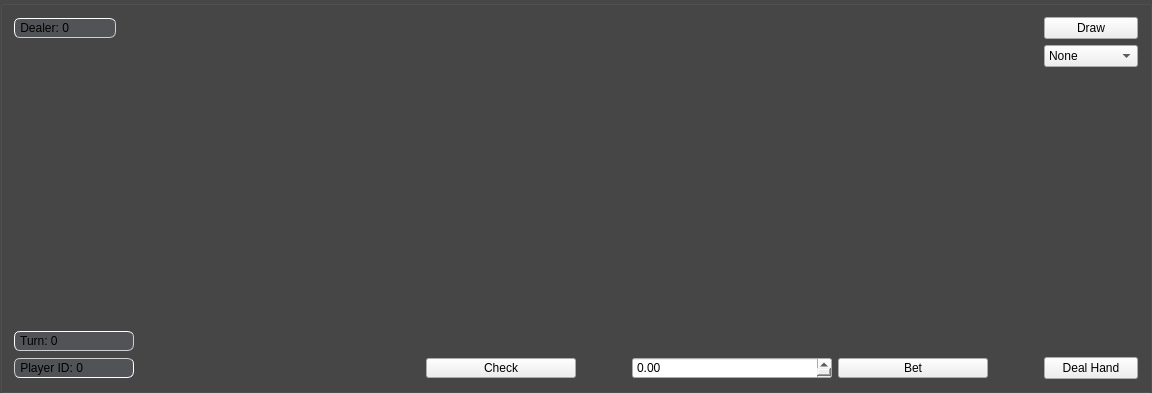
     <widget class="QGroupBox" name="groupBoxP1">
      <property name="sizePolicy">
       <sizepolicy hsizetype="Expanding" vsizetype="Expanding">
        <horstretch>0</horstretch>
        <verstretch>0</verstretch>
       </sizepolicy>
      </property>
      <property name="minimumSize">
       <size>
        <width>1136</width>
        <height>393</height>
       </size>
      </property>
      <property name="maximumSize">
       <size>
        <width>16777215</width>
        <height>16777215</height>
       </size>
      </property>
      <property name="styleSheet">
       <string notr="true">QGroupBox{
	background-color: rgba(0, 0, 0, 120);
}</string>
      </property>
      <property name="title">
       <string/>
      </property>
      <property name="flat">
       <bool>false</bool>
      </property>
      <layout class="QGridLayout" name="gridLayout">
       <item row="1" column="1" rowspan="2">
        <widget class="QLabel" name="localPlayerCard2">
         <property name="sizePolicy">
          <sizepolicy hsizetype="Preferred" vsizetype="Expanding">
           <horstretch>100</horstretch>
           <verstretch>100</verstretch>
          </sizepolicy>
         </property>
         <property name="minimumSize">
          <size>
           <width>200</width>
           <height>273</height>
          </size>
         </property>
         <property name="maximumSize">
          <size>
           <width>200</width>
           <height>273</height>
          </size>
         </property>
         <property name="font">
          <font>
           <pointsize>120</pointsize>
          </font>
         </property>
         <property name="frameShape">
          <enum>QFrame::NoFrame</enum>
         </property>
         <property name="text">
          <string/>
         </property>
         <property name="pixmap">
          <pixmap>:/images/card53.png</pixmap>
         </property>
         <property name="scaledContents">
          <bool>true</bool>
         </property>
        </widget>
       </item>
       <item row="4" column="5">
        <widget class="QPushButton" name="dealHandPushButton">
         <property name="minimumSize">
          <size>
           <width>84</width>
           <height>20</height>
          </size>
         </property>
         <property name="toolTip">
          <string>Ante and deal cards</string>
         </property>
         <property name="text">
          <string>Deal Hand</string>
         </property>
        </widget>
       </item>
       <item row="0" column="0">
        <widget class="QDoubleSpinBox" name="dsbDealer">
         <property name="minimumSize">
          <size>
           <width>102</width>
           <height>20</height>
          </size>
         </property>
         <property name="maximumSize">
          <size>
           <width>102</width>
           <height>20</height>
          </size>
         </property>
         <property name="focusPolicy">
          <enum>Qt::NoFocus</enum>
         </property>
         <property name="styleSheet">
          <string notr="true">QDoubleSpinBox{
    background-color: rgba(85, 88, 93, 180);
    border-style: outset;
    border-width: 1px;
    border-radius: 6px;
	border-color: rgb(207, 207, 207);
    padding-right: 10px;
}</string>
         </property>
         <property name="readOnly">
          <bool>true</bool>
         </property>
         <property name="buttonSymbols">
          <enum>QAbstractSpinBox::NoButtons</enum>
         </property>
         <property name="prefix">
          <string> Dealer: </string>
         </property>
         <property name="decimals">
          <number>0</number>
         </property>
        </widget>
       </item>
       <item row="0" column="5">
        <widget class="QPushButton" name="drawPushButton">
         <property name="minimumSize">
          <size>
           <width>84</width>
           <height>20</height>
          </size>
         </property>
         <property name="toolTip">
          <string>Draw new cards</string>
         </property>
         <property name="text">
          <string>Draw</string>
         </property>
        </widget>
       </item>
       <item row="4" column="2">
        <widget class="QPushButton" name="checkButton">
         <property name="minimumSize">
          <size>
           <width>84</width>
           <height>20</height>
          </size>
         </property>
         <property name="maximumSize">
          <size>
           <width>150</width>
           <height>20</height>
          </size>
         </property>
         <property name="toolTip">
          <string>Check/fold</string>
         </property>
         <property name="text">
          <string>Check</string>
         </property>
        </widget>
       </item>
       <item row="1" column="0" rowspan="2">
        <widget class="QLabel" name="localPlayerCard1">
         <property name="sizePolicy">
          <sizepolicy hsizetype="Preferred" vsizetype="Expanding">
           <horstretch>100</horstretch>
           <verstretch>100</verstretch>
          </sizepolicy>
         </property>
         <property name="minimumSize">
          <size>
           <width>200</width>
           <height>273</height>
          </size>
         </property>
         <property name="maximumSize">
          <size>
           <width>200</width>
           <height>273</height>
          </size>
         </property>
         <property name="font">
          <font>
           <pointsize>120</pointsize>
          </font>
         </property>
         <property name="focusPolicy">
          <enum>Qt::NoFocus</enum>
         </property>
         <property name="frameShape">
          <enum>QFrame::NoFrame</enum>
         </property>
         <property name="text">
          <string/>
         </property>
         <property name="pixmap">
          <pixmap>:/images/card53.png</pixmap>
         </property>
         <property name="scaledContents">
          <bool>true</bool>
         </property>
        </widget>
       </item>
       <item row="3" column="0">
        <widget class="QDoubleSpinBox" name="dsbTurn">
         <property name="minimumSize">
          <size>
           <width>120</width>
           <height>20</height>
          </size>
         </property>
         <property name="maximumSize">
          <size>
           <width>120</width>
           <height>20</height>
          </size>
         </property>
         <property name="focusPolicy">
          <enum>Qt::NoFocus</enum>
         </property>
         <property name="toolTip">
          <string>Whos turn</string>
         </property>
         <property name="styleSheet">
          <string notr="true">QDoubleSpinBox{
    background-color: rgba(85, 88, 93, 180);
    border-style: outset;
    border-width: 1px;
    border-radius: 6px;
	border-color: rgb(207, 207, 207);
    padding-right: 10px;
}</string>
         </property>
         <property name="readOnly">
          <bool>true</bool>
         </property>
         <property name="buttonSymbols">
          <enum>QAbstractSpinBox::NoButtons</enum>
         </property>
         <property name="prefix">
          <string> Turn: </string>
         </property>
         <property name="decimals">
          <number>0</number>
         </property>
         <property name="maximum">
          <double>6.000000000000000</double>
         </property>
        </widget>
       </item>
       <item row="1" column="3" rowspan="2">
        <widget class="QLabel" name="localPlayerCard4">
         <property name="sizePolicy">
          <sizepolicy hsizetype="Preferred" vsizetype="Expanding">
           <horstretch>100</horstretch>
           <verstretch>100</verstretch>
          </sizepolicy>
         </property>
         <property name="minimumSize">
          <size>
           <width>200</width>
           <height>273</height>
          </size>
         </property>
         <property name="maximumSize">
          <size>
           <width>200</width>
           <height>273</height>
          </size>
         </property>
         <property name="font">
          <font>
           <pointsize>120</pointsize>
          </font>
         </property>
         <property name="frameShape">
          <enum>QFrame::NoFrame</enum>
         </property>
         <property name="text">
          <string/>
         </property>
         <property name="pixmap">
          <pixmap>:/images/card53.png</pixmap>
         </property>
         <property name="scaledContents">
          <bool>true</bool>
         </property>
        </widget>
       </item>
       <item row="1" column="4" rowspan="2">
        <widget class="QLabel" name="localPlayerCard5">
         <property name="sizePolicy">
          <sizepolicy hsizetype="Preferred" vsizetype="Expanding">
           <horstretch>100</horstretch>
           <verstretch>100</verstretch>
          </sizepolicy>
         </property>
         <property name="minimumSize">
          <size>
           <width>200</width>
           <height>273</height>
          </size>
         </property>
         <property name="maximumSize">
          <size>
           <width>200</width>
           <height>273</height>
          </size>
         </property>
         <property name="font">
          <font>
           <pointsize>120</pointsize>
          </font>
         </property>
         <property name="frameShape">
          <enum>QFrame::NoFrame</enum>
         </property>
         <property name="text">
          <string/>
         </property>
         <property name="pixmap">
          <pixmap>:/images/card53.png</pixmap>
         </property>
         <property name="scaledContents">
          <bool>true</bool>
         </property>
        </widget>
       </item>
       <item row="4" column="4">
        <widget class="QPushButton" name="betButton">
         <property name="minimumSize">
          <size>
           <width>84</width>
           <height>20</height>
          </size>
         </property>
         <property name="maximumSize">
          <size>
           <width>150</width>
           <height>20</height>
          </size>
         </property>
         <property name="toolTip">
          <string>Place bet</string>
         </property>
         <property name="text">
          <string>Bet</string>
         </property>
        </widget>
       </item>
       <item row="1" column="2" rowspan="2">
        <widget class="QLabel" name="localPlayerCard3">
         <property name="sizePolicy">
          <sizepolicy hsizetype="Preferred" vsizetype="Expanding">
           <horstretch>100</horstretch>
           <verstretch>100</verstretch>
          </sizepolicy>
         </property>
         <property name="minimumSize">
          <size>
           <width>200</width>
           <height>273</height>
          </size>
         </property>
         <property name="maximumSize">
          <size>
           <width>200</width>
           <height>273</height>
          </size>
         </property>
         <property name="font">
          <font>
           <pointsize>120</pointsize>
          </font>
         </property>
         <property name="frameShape">
          <enum>QFrame::NoFrame</enum>
         </property>
         <property name="text">
          <string/>
         </property>
         <property name="pixmap">
          <pixmap>:/images/card53.png</pixmap>
         </property>
         <property name="scaledContents">
          <bool>true</bool>
         </property>
        </widget>
       </item>
       <item row="4" column="0">
        <widget class="QDoubleSpinBox" name="playerId">
         <property name="minimumSize">
          <size>
           <width>120</width>
           <height>20</height>
          </size>
         </property>
         <property name="maximumSize">
          <size>
           <width>120</width>
           <height>20</height>
          </size>
         </property>
         <property name="focusPolicy">
          <enum>Qt::NoFocus</enum>
         </property>
         <property name="toolTip">
          <string>Your player Id</string>
         </property>
         <property name="styleSheet">
          <string notr="true">QDoubleSpinBox{
    background-color: rgba(85, 88, 93, 180);
    border-style: inset;
    border-width: 1px;
    border-radius: 6px;
	border-color: rgb(207, 207, 207);
    padding-right: 10px;
}</string>
         </property>
         <property name="readOnly">
          <bool>true</bool>
         </property>
         <property name="buttonSymbols">
          <enum>QAbstractSpinBox::NoButtons</enum>
         </property>
         <property name="prefix">
          <string> Player ID: </string>
         </property>
         <property name="decimals">
          <number>0</number>
         </property>
        </widget>
       </item>
       <item row="4" column="3">
        <widget class="QDoubleSpinBox" name="betSpinBox">
         <property name="minimumSize">
          <size>
           <width>200</width>
           <height>20</height>
          </size>
         </property>
         <property name="focusPolicy">
          <enum>Qt::StrongFocus</enum>
         </property>
         <property name="toolTip">
          <string>Bet amount</string>
         </property>
         <property name="styleSheet">
          <string notr="true">QDoubleSpinBox::down-button:!enabled {
	color: rgb(255, 0, 0);
	 width: 30px;
     subcontrol-origin: center;
     subcontrol-position: bottom right;
}</string>
         </property>
         <property name="prefix">
          <string/>
         </property>
         <property name="maximum">
          <double>9999999999999.000000000000000</double>
         </property>
         <property name="singleStep">
          <double>0.100000000000000</double>
         </property>
        </widget>
       </item>
       <item row="1" column="5">
        <widget class="QComboBox" name="drawComboBox">
         <property name="minimumSize">
          <size>
           <width>84</width>
           <height>22</height>
          </size>
         </property>
         <property name="focusPolicy">
          <enum>Qt::WheelFocus</enum>
         </property>
         <property name="toolTip">
          <string>Select which cards to draw</string>
         </property>
         <property name="styleSheet">
          <string notr="true">QComboBox {
	color: rgb(0, 0, 0);
}</string>
         </property>
         <property name="maxVisibleItems">
          <number>15</number>
         </property>
         <item>
          <property name="text">
           <string>None</string>
          </property>
         </item>
         <item>
          <property name="text">
           <string>Card 1</string>
          </property>
         </item>
         <item>
          <property name="text">
           <string>Card 2</string>
          </property>
         </item>
         <item>
          <property name="text">
           <string>Card 3</string>
          </property>
         </item>
         <item>
          <property name="text">
           <string>Card 4</string>
          </property>
         </item>
         <item>
          <property name="text">
           <string>Card 5</string>
          </property>
         </item>
         <item>
          <property name="text">
           <string>Cards 1 &amp; 2</string>
          </property>
         </item>
         <item>
          <property name="text">
           <string>Cards 1 &amp; 3</string>
          </property>
         </item>
         <item>
          <property name="text">
           <string>Cards 1 &amp; 4</string>
          </property>
         </item>
         <item>
          <property name="text">
           <string>Cards 1 &amp; 5</string>
          </property>
         </item>
         <item>
          <property name="text">
           <string>Cards 2 &amp; 3</string>
          </property>
         </item>
         <item>
          <property name="text">
           <string>Cards 2 &amp; 4</string>
          </property>
         </item>
         <item>
          <property name="text">
           <string>Cards 2 &amp; 5</string>
          </property>
         </item>
         <item>
          <property name="text">
           <string>Cards 3 &amp; 4</string>
          </property>
         </item>
         <item>
          <property name="text">
           <string>Cards 3 &amp; 5</string>
          </property>
         </item>
         <item>
          <property name="text">
           <string>Cards 4 &amp; 5</string>
          </property>
         </item>
        </widget>
       </item>
      </layout>
     </widget>
